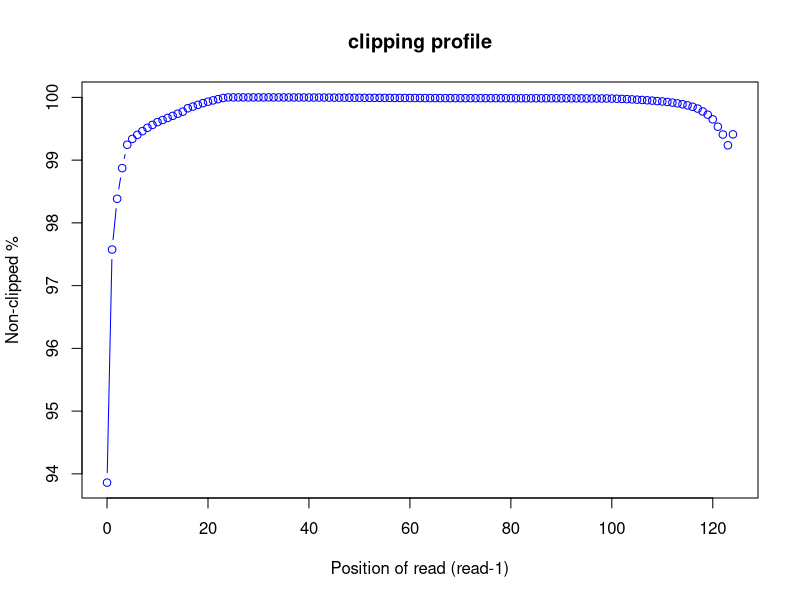
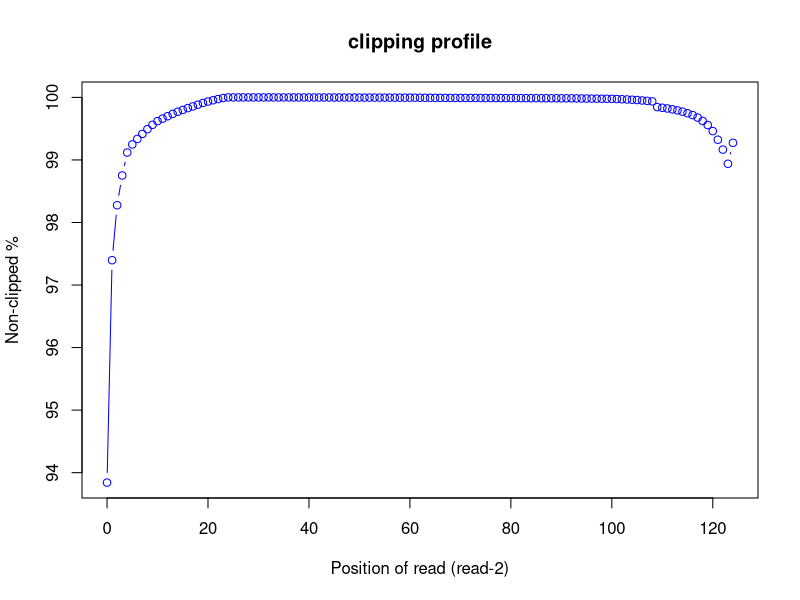

The R source for these figures, in order:
pdf("/home/genetics/HW1/mapped_data_quality/SRR11647693.clipping_profile.R1.pdf")
read_pos=c(0,1,2,3,4,5,6,7,8,9,10,11,12,13,14,15,16,17,18,19,20,21,22,23,24,25,26,27,28,29,30,31,32,33,34,35,36,37,38,39,40,41,42,43,44,45,46,47,48,49,50,51,52,53,54,55,56,57,58,59,60,61,62,63,64,65,66,67,68,69,70,71,72,73,74,75,76,77,78,79,80,81,82,83,84,85,86,87,88,89,90,91,92,93,94,95,96,97,98,99,100,101,102,103,104,105,106,107,108,109,110,111,112,113,114,115,116,117,118,119,120,121,122,123,124)
r1_clip_count=c(957746.0,378260.0,252090.0,175798.0,117739.0,103143.0,93081.0,83932.0,75511.0,68282.0,61373.0,56267.0,51085.0,45990.0,40511.0,35440.0,26944.0,22814.0,18470.0,14228.0,10700.0,7453.0,4325.0,1475.0,0,1.0,3.0,6.0,9.0,19.0,24.0,32.0,38.0,59.0,74.0,86.0,112.0,147.0,176.0,202.0,230.0,275.0,360.0,393.0,476.0,577.0,667.0,734.0,802.0,876.0,943.0,1016.0,1093.0,1132.0,1164.0,1199.0,1250.0,1332.0,1388.0,1420.0,1490.0,1536.0,1603.0,1668.0,1730.0,1762.0,1806.0,1801.0,1814.0,1845.0,1859.0,1899.0,1889.0,1898.0,1932.0,1936.0,1947.0,1960.0,2024.0,2060.0,2102.0,2101.0,2101.0,2149.0,2120.0,2123.0,2137.0,2122.0,2115.0,2088.0,2163.0,2200.0,2252.0,2319.0,2442.0,2527.0,2573.0,2601.0,2637.0,2683.0,2837.0,3277.0,3729.0,4314.0,4910.0,5603.0,6353.0,7139.0,7980.0,9084.0,10095.0,11307.0,12876.0,14778.0,17007.0,19861.0,23313.0,27798.0,34948.0,42950.0,54602.0,72931.0,92252.0,119058.0,91812.0)
r1_nonclip_count = 15599628 - r1_clip_count
plot(read_pos, r1_nonclip_count*100/(r1_clip_count + r1_nonclip_count),col="blue",main="clipping profile",xlab="Position of read (read-1)",ylab="Non-clipped %",type="b")
dev.off()
pdf("/home/genetics/HW1/mapped_data_quality/SRR11647693.clipping_profile.R2.pdf")
read_pos=c(0,1,2,3,4,5,6,7,8,9,10,11,12,13,14,15,16,17,18,19,20,21,22,23,24,25,26,27,28,29,30,31,32,33,34,35,36,37,38,39,40,41,42,43,44,45,46,47,48,49,50,51,52,53,54,55,56,57,58,59,60,61,62,63,64,65,66,67,68,69,70,71,72,73,74,75,76,77,78,79,80,81,82,83,84,85,86,87,88,89,90,91,92,93,94,95,96,97,98,99,100,101,102,103,104,105,106,107,108,109,110,111,112,113,114,115,116,117,118,119,120,121,122,123,124)
r2_clip_count=c(960778.0,406085.0,268937.0,194765.0,137494.0,117321.0,103536.0,91018.0,79203.0,68397.0,59140.0,52898.0,46935.0,41157.0,35757.0,31211.0,26628.0,22437.0,18083.0,13776.0,10341.0,7075.0,4100.0,1463.0,0,0,1.0,3.0,9.0,18.0,19.0,25.0,28.0,42.0,47.0,58.0,71.0,78.0,94.0,120.0,140.0,155.0,182.0,194.0,220.0,244.0,266.0,284.0,311.0,381.0,396.0,417.0,447.0,461.0,455.0,496.0,536.0,592.0,632.0,667.0,711.0,756.0,852.0,908.0,959.0,1048.0,1127.0,1192.0,1270.0,1316.0,1339.0,1349.0,1367.0,1433.0,1469.0,1497.0,1539.0,1563.0,1631.0,1717.0,1745.0,1777.0,1805.0,1878.0,1925.0,1974.0,2044.0,2068.0,2120.0,2159.0,2226.0,2322.0,2375.0,2473.0,2679.0,2864.0,2992.0,3099.0,3306.0,3403.0,3586.0,4065.0,4586.0,5136.0,5786.0,6596.0,7594.0,8621.0,9885.0,24235.0,25851.0,27569.0,29709.0,32330.0,35568.0,39480.0,44115.0,50238.0,58784.0,68858.0,84013.0,105536.0,130162.0,165519.0,113281.0)
r2_nonclip_count = 15599628 - r2_clip_count
plot(read_pos, r2_nonclip_count*100/(r2_clip_count + r2_nonclip_count),col="blue",main="clipping profile",xlab="Position of read (read-2)",ylab="Non-clipped %",type="b")
dev.off()
